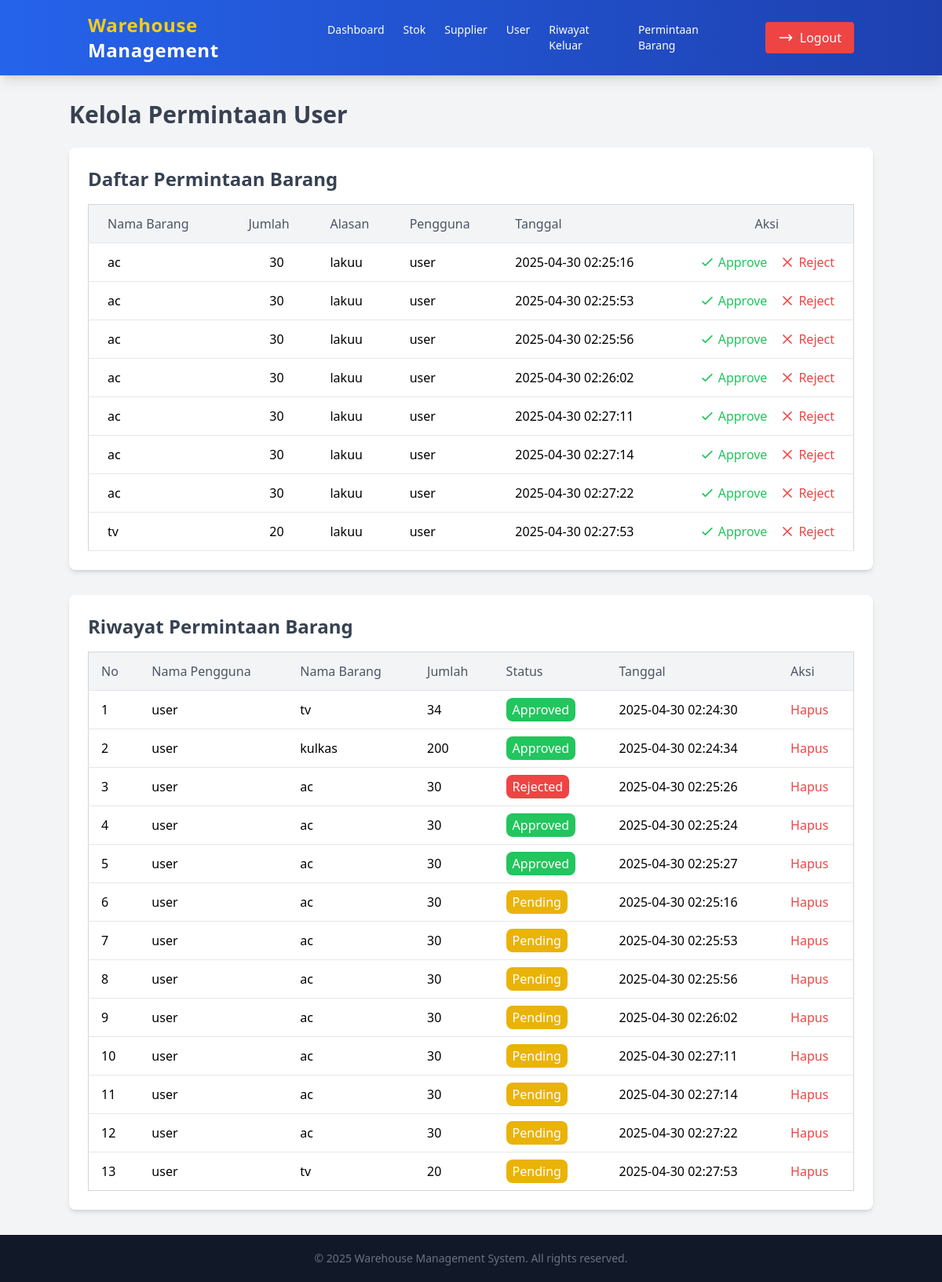
The app's page /admin/kelola_permintaan.php, older data.
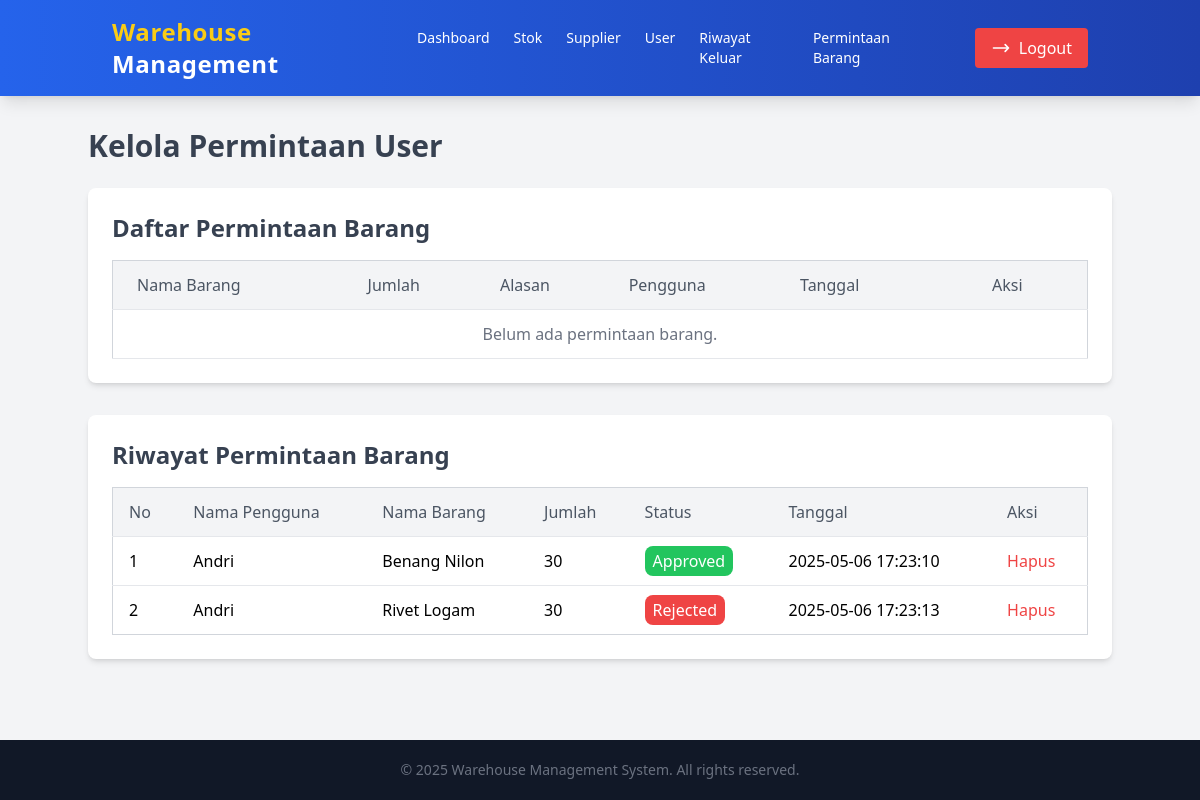
The same page, newer data.
### tables this page shows
CREATE TABLE `request` (
  `id_req` int(15) NOT NULL,
  `nama_pengaju` varchar(35) NOT NULL,
  `nama_barang` varchar(255) NOT NULL,
  `jumlah` int(11) NOT NULL,
  `alasan` text NOT NULL,
  `status` enum('Pending','Approved','Rejected','') NOT NULL,
  `tanggal` timestamp NOT NULL DEFAULT current_timestamp() ON UPDATE current_timestamp()
);

### admin/kelola_permintaan.php (the view, shortened to what this page needs)
<?php
include('../koneksi.php');
?>
<!DOCTYPE html>
<html lang="en">
<head>
    <script src="https://cdn.tailwindcss.com"></script>
</head>
<body class="bg-gray-100 font-sans leading-normal tracking-normal min-h-screen flex flex-col">
    <nav class="bg-gradient-to-r from-blue-600 to-blue-800 text-white shadow-lg">
        <div class="container mx-auto px-6 py-4 flex justify-between items-center">
            <a href="../admin_dashboard.php" class="text-2xl font-extrabold tracking-wide hover:text-yellow-400 transition duration-300">
                <span class="text-yellow-400">Warehouse</span> Management
            </a>
            <div class="flex items-center space-x-11">
                <ul class="flex space-x-6 text-sm font-medium">
                    <li>
                        <a href="../admin_dashboard.php" class="hover:text-yellow-400 transition duration-300">Dashboard</a>
                    </li>
                    <li>
                        <a href="kelola_stok.php" class="hover:text-yellow-400 transition duration-300">Stok</a>
                    </li>
                    <li>
                        <a href="kelola_supplier.php" class="hover:text-yellow-400 transition duration-300">Supplier</a>
                    </li>
                    <li>
                        <a href="kelola_user.php" class="hover:text-yellow-400 transition duration-300">User</a>
                    </li>
                    <li>
                        <a href="riwayat.php" class="hover:text-yellow-400 transition duration-300">Riwayat Keluar</a>
                    </li>
                    <li>
                        <a href="kelola_permintaan.php" class="hover:text-yellow-400 transition duration-300">Permintaan Barang</a>
                    </li>
                </ul>
                <a href="../logout.php" class="flex items-center bg-red-500 px-4 py-2 rounded hover:bg-red-600 transition duration-300">
                    <svg xmlns="http://www.w3.org/2000/svg" class="h-5 w-5 mr-2" fill="none" viewBox="0 0 24 24" stroke="currentColor">
                        <path stroke-linecap="round" stroke-linejoin="round" stroke-width="2" d="M17 16l4-4m0 0l-4-4m4 4H3" />
                    </svg>
                    Logout
                </a>
            </div>
        </div>
    </nav>
    <div class="container mx-auto mt-8 flex-grow">
        <h1 class="text-3xl font-bold text-gray-700 mb-6">Kelola Permintaan User</h1>
        <div class="bg-white shadow-md rounded-lg p-6">
            <h2 class="text-2xl font-bold text-gray-700 mb-4">Daftar Permintaan Barang</h2>
            <div class="overflow-x-auto">
                <table class="min-w-full bg-white border border-gray-300 rounded-lg">
                    <thead class="bg-gray-100">
                        <tr>
                            <th class="py-3 px-6 border-b text-left text-gray-600 font-medium">Nama Barang</th>
                            <th class="py-3 px-4 border-b text-left text-gray-600 font-medium">Jumlah</th>
                            <th class="py-3 px-4 border-b text-left text-gray-600 font-medium">Alasan</th>
                            <th class="py-3 px-4 border-b text-left text-gray-600 font-medium">Pengguna</th>
                            <th class="py-3 px-4 border-b text-left text-gray-600 font-medium">Tanggal</th>
                            <th class="py-3 px-6 border-b text-center text-gray-600 font-medium w-40">Aksi</th>
                        </tr>
                    </thead>
                    <tbody class="divide-y divide-gray-200">
                        <?php
                        $sql = "SELECT id_req, nama_barang, jumlah, alasan, nama_pengaju, tanggal, status FROM request WHERE status = 'Pending'";
                        $result = $conn->query($sql);
                        if ($result && $result->num_rows > 0) {
                            while ($row = $result->fetch_assoc()) {
                                echo "<tr class='hover:bg-gray-50'>
                                        <td class='py-3 px-6 border-b'>" . htmlspecialchars($row['nama_barang']) . "</td>
                                        <td class='py-3 px-4 border-b text-center'>" . htmlspecialchars($row['jumlah']) . "</td>
                                        <td class='py-3 px-4 border-b'>" . htmlspecialchars($row['alasan']) . "</td>
                                        <td class='py-3 px-4 border-b'>" . htmlspecialchars($row['nama_pengaju']) . "</td>
                                        <td class='py-3 px-4 border-b'>" . htmlspecialchars($row['tanggal']) . "</td>
                                        <td class='py-3 px-6 border-b text-center w-40'>
                                            <div class='flex items-center justify-center space-x-4'>
                                                <a href='../request/approve_request.php?id_req=" . $row['id_req'] . "' class='text-green-500 hover:underline flex items-center'>
                                                    <svg xmlns='http://www.w3.org/2000/svg' class='h-5 w-5 mr-1' fill='none' viewBox='0 0 24 24' stroke='currentColor'>
                                                        <path stroke-linecap='round' stroke-linejoin='round' stroke-width='2' d='M5 13l4 4L19 7' />
                                                    </svg>
                                                    Approve
                                                </a>
                                                <a href='../request/reject_request.php?id_req=" . $row['id_req'] . "' class='text-red-500 hover:underline flex items-center'>
                                                    <svg xmlns='http://www.w3.org/2000/svg' class='h-5 w-5 mr-1' fill='none' viewBox='0 0 24 24' stroke='currentColor'>
                                                        <path stroke-linecap='round' stroke-linejoin='round' stroke-width='2' d='M6 18L18 6M6 6l12 12' />
                                                    </svg>
                                                    Reject
                                                </a>
                                            </div>
                                        </td>
                                    </tr>";
                            }
                        } else {
                            echo "<tr>
                                    <td colspan='6' class='py-3 px-4 border-b text-center text-gray-500'>Belum ada permintaan barang.</td>
                                </tr>";
                        }
                        ?>
                    </tbody>
                </table>
            </div>
        </div>
        <div class="bg-white shadow-md rounded-lg p-6 mt-8 flex-grow">
            <h2 class="text-2xl font-bold text-gray-700 mb-4">Riwayat Permintaan Barang</h2>
            <div class="overflow-x-auto">
                <table class="min-w-full bg-white border border-gray-300 rounded-lg">
                    <thead class="bg-gray-100">
                        <tr>
                            <th class="py-3 px-4 border-b text-left text-gray-600 font-medium">No</th>
                            <th class="py-3 px-4 border-b text-left text-gray-600 font-medium">Nama Pengguna</th>
                            <th class="py-3 px-4 border-b text-left text-gray-600 font-medium">Nama Barang</th>
                            <th class="py-3 px-4 border-b text-left text-gray-600 font-medium">Jumlah</th>
                            <th class="py-3 px-4 border-b text-left text-gray-600 font-medium">Status</th>
                            <th class="py-3 px-4 border-b text-left text-gray-600 font-medium">Tanggal</th>
                            <th class="py-3 px-4 border-b text-left text-gray-600 font-medium">Aksi</th>
                        </tr>
                    </thead>
                    <tbody class="divide-y divide-gray-200">
                        <?php
                        $sql = "SELECT id_req, nama_pengaju, nama_barang, jumlah, status, tanggal FROM request";
                        $result = $conn->query($sql);
                        $no = 1;
                        if ($result && $result->num_rows > 0) {
                            while ($row = $result->fetch_assoc()) {
                                echo "<tr class='hover:bg-gray-50'>
                                        <td class='py-3 px-4'>" . htmlspecialchars($no++) . "</td>
                                        <td class='py-3 px-4'>" . htmlspecialchars($row['nama_pengaju']) . "</td>
                                        <td class='py-3 px-4'>" . htmlspecialchars($row['nama_barang']) . "</td>
                                        <td class='py-3 px-4'>" . htmlspecialchars($row['jumlah']) . "</td>
                                        <td class='py-3 px-4'>
                                            <span class='px-2 py-1 rounded-lg text-white " .
                                            ($row['status'] === 'Approved' ? 'bg-green-500' : ($row['status'] === 'Rejected' ? 'bg-red-500' : 'bg-yellow-500')) . "'>
                                                " . htmlspecialchars($row['status']) . "
                                            </span>
                                        </td>
                                        <td class='py-3 px-4'>" . htmlspecialchars($row['tanggal']) . "</td>
                                        <td class='py-3 px-4'>
                                            <a href='?delete=" . $row['id_req'] . "' onclick=\"return confirm('Yakin ingin menghapus?')\" class='text-red-500 hover:underline'>Hapus</a>
                                        </td>
                                    </tr>";
                            }
                        } else {
                            echo "<tr>
                                    <td colspan='7' class='py-3 px-4 text-center text-gray-500'>Belum ada data permintaan barang.</td>
                                </tr>";
                        }
                        ?>
                    </tbody>
                </table>
            </div>
        </div>
    </div>
    <footer class="bg-gray-900 text-white w-full pb-5 mt-8">
        <div class="mt-5 text-center">
            <p class="text-sm text-gray-500">
                &copy; <?php echo date('Y'); ?> Warehouse Management System. All rights reserved.
            </p>
        </div>
    </footer>
</body>
</html>

Row changes from the older to the newer data that the page shows:
removed request: nama_barang "ac", jumlah "30", alasan "lakuu", nama_pengaju "user", tanggal "2025-04-30 02:25:16", status "Pending"
removed request: nama_barang "ac", jumlah "30", alasan "lakuu", nama_pengaju "user", tanggal "2025-04-30 02:25:53", status "Pending"
removed request: nama_barang "ac", jumlah "30", alasan "lakuu", nama_pengaju "user", tanggal "2025-04-30 02:25:56", status "Pending"
removed request: nama_barang "ac", jumlah "30", alasan "lakuu", nama_pengaju "user", tanggal "2025-04-30 02:26:02", status "Pending"
removed request: nama_barang "ac", jumlah "30", alasan "lakuu", nama_pengaju "user", tanggal "2025-04-30 02:27:11", status "Pending"
removed request: nama_barang "ac", jumlah "30", alasan "lakuu", nama_pengaju "user", tanggal "2025-04-30 02:27:14", status "Pending"
removed request: nama_barang "ac", jumlah "30", alasan "lakuu", nama_pengaju "user", tanggal "2025-04-30 02:27:22", status "Pending"
removed request: nama_barang "tv", jumlah "20", alasan "lakuu", nama_pengaju "user", tanggal "2025-04-30 02:27:53", status "Pending"
removed request: nama_pengaju "user", nama_barang "tv", jumlah "34", status "Approved", tanggal "2025-04-30 02:24:30", shown under "Riwayat Permintaan Barang"
removed request: nama_pengaju "user", nama_barang "kulkas", jumlah "200", status "Approved", tanggal "2025-04-30 02:24:34", shown under "Riwayat Permintaan Barang"
removed request: nama_pengaju "user", nama_barang "ac", jumlah "30", status "Rejected", tanggal "2025-04-30 02:25:26", shown under "Riwayat Permintaan Barang"
removed request: nama_pengaju "user", nama_barang "ac", jumlah "30", status "Approved", tanggal "2025-04-30 02:25:24", shown under "Riwayat Permintaan Barang"
removed request: nama_pengaju "user", nama_barang "ac", jumlah "30", status "Approved", tanggal "2025-04-30 02:25:27", shown under "Riwayat Permintaan Barang"
added request: nama_pengaju "Andri", nama_barang "Benang Nilon", jumlah "30", status "Approved", tanggal "2025-05-06 17:23:10", shown under "Riwayat Permintaan Barang"
added request: nama_pengaju "Andri", nama_barang "Rivet Logam", jumlah "30", status "Rejected", tanggal "2025-05-06 17:23:13", shown under "Riwayat Permintaan Barang"
Text that changed along with them:
text now shown: "Belum ada permintaan barang."
